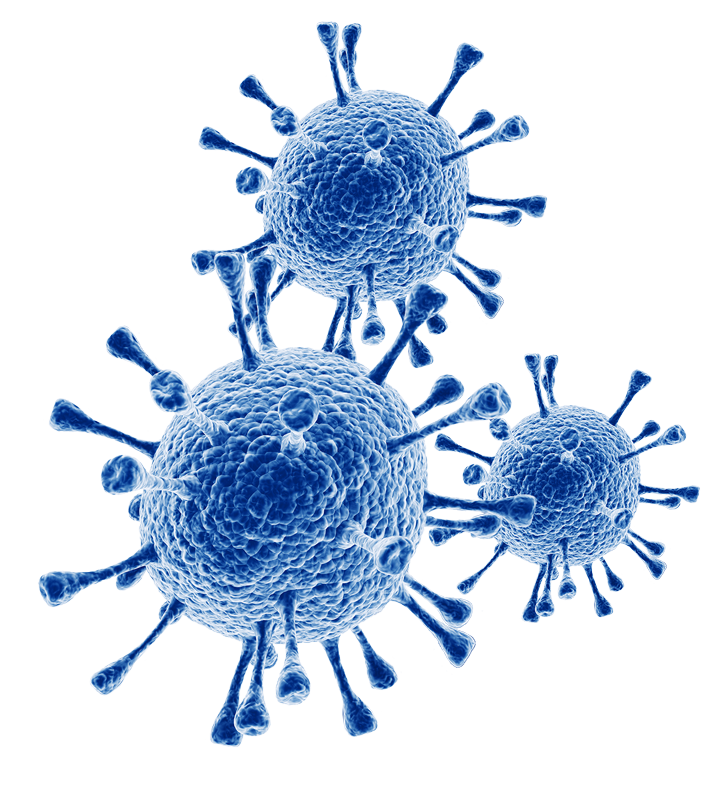
#> input picture virus.png, 703 x 787 px
$ python 'Task 6: Corner Crop.py'
#> lines starting #> are read from the running program, lines starting #| are printed output that depends on the picture
from PIL import Image

with Image.open("virus.png") as img:
#> img is the input picture: PIL image 703x787 RGBA; mean R, G, B, A 189, 206, 228.3, 83.3
    L, R, T, B = 150, 150, 150, 150
    img.crop((L, T, img.width - R, img.height - B)).show()
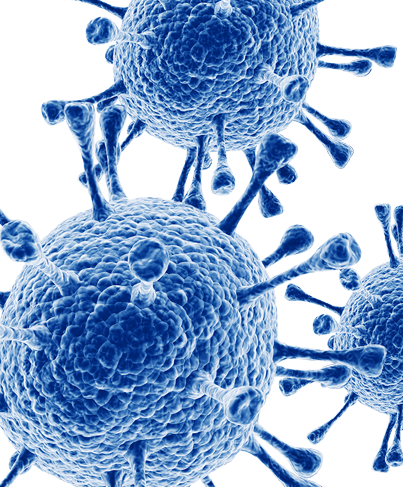
#> shown: PIL image 403x487 RGBA; mean R, G, B, A 136.5, 167.1, 207.3, 170.1; transparent parts drawn white
